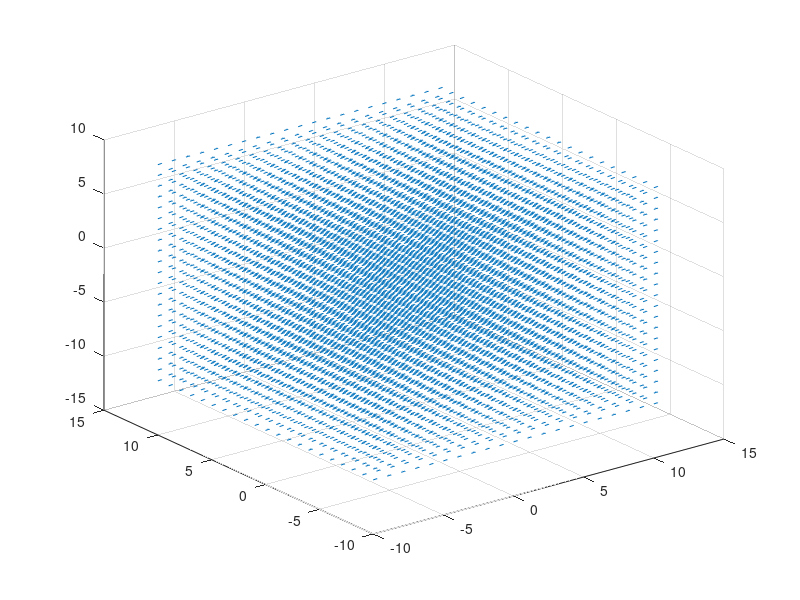

MATLAB code to generate this figure:

clear;
clc;

d_x = 1.0; 
d_y = 1.0; 
d_z = 1.0; 
d_V = d_x * d_y * d_z;

X_vals = -10.0:d_x:10.0;
Y_vals = -10.0:d_y:10.0;
Z_vals = -10.0:d_z:10.0;

N_x = size(X_vals,2); 
N_y = size(Y_vals,2); 
N_z = size(Z_vals,2); 



D_x =  4 * ones(N_x+1,N_y  ,N_z  );
D_y =  3 * ones(N_x  ,N_y+1,N_z  );
D_z = -2 * ones(N_x  ,N_y  ,N_z+1);



[Y, X, Z] = meshgrid(Y_vals, X_vals, Z_vals);

D_x_2 = 0.5 * (D_x(1:N_x,:,:) + D_x(2:(N_x+1),:,:));
D_y_2 = 0.5 * (D_y(:,1:N_y,:) + D_y(:,2:(N_y+1),:));
D_z_2 = 0.5 * (D_z(:,:,1:N_z) + D_z(:,:,2:(N_z+1)));

quiver3(X,Y,Z,D_x_2,D_y_2,D_z_2);



